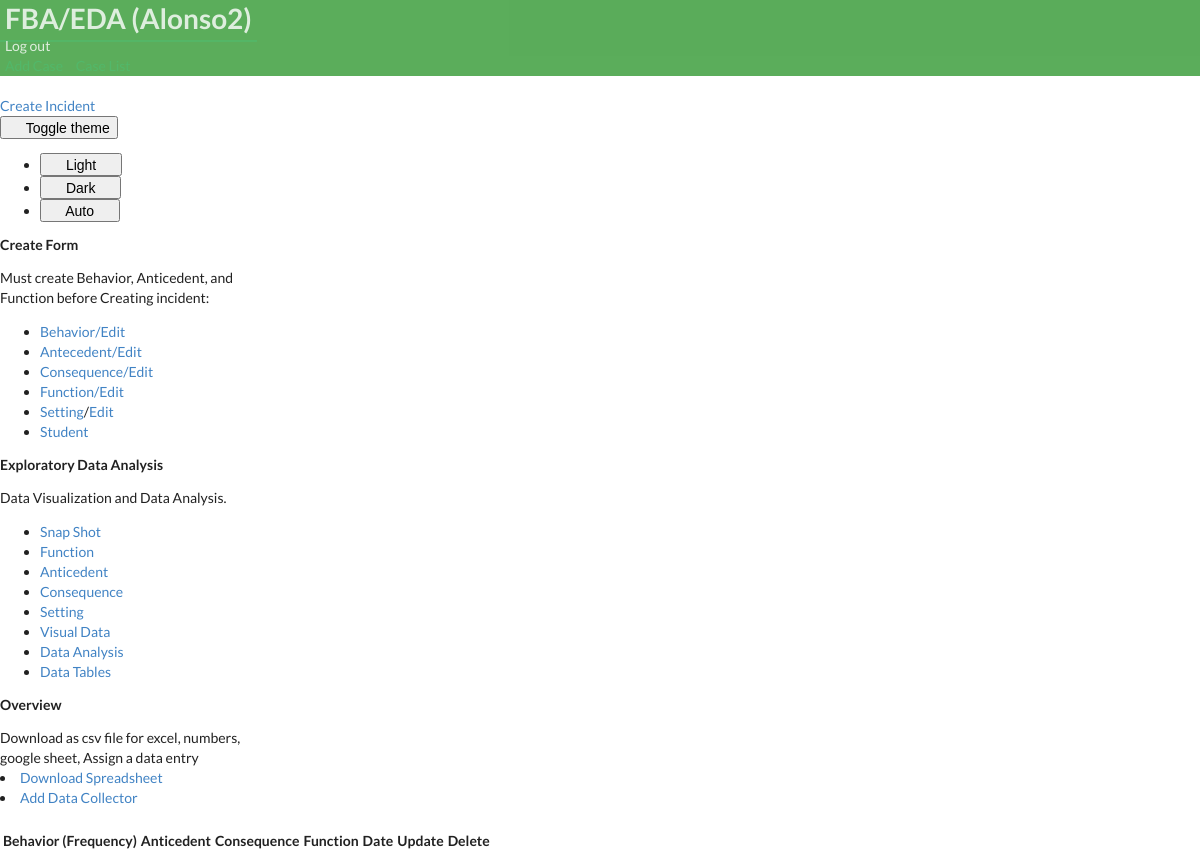
The page /dashboard/1/ (signed in) on the database as committed earlier.
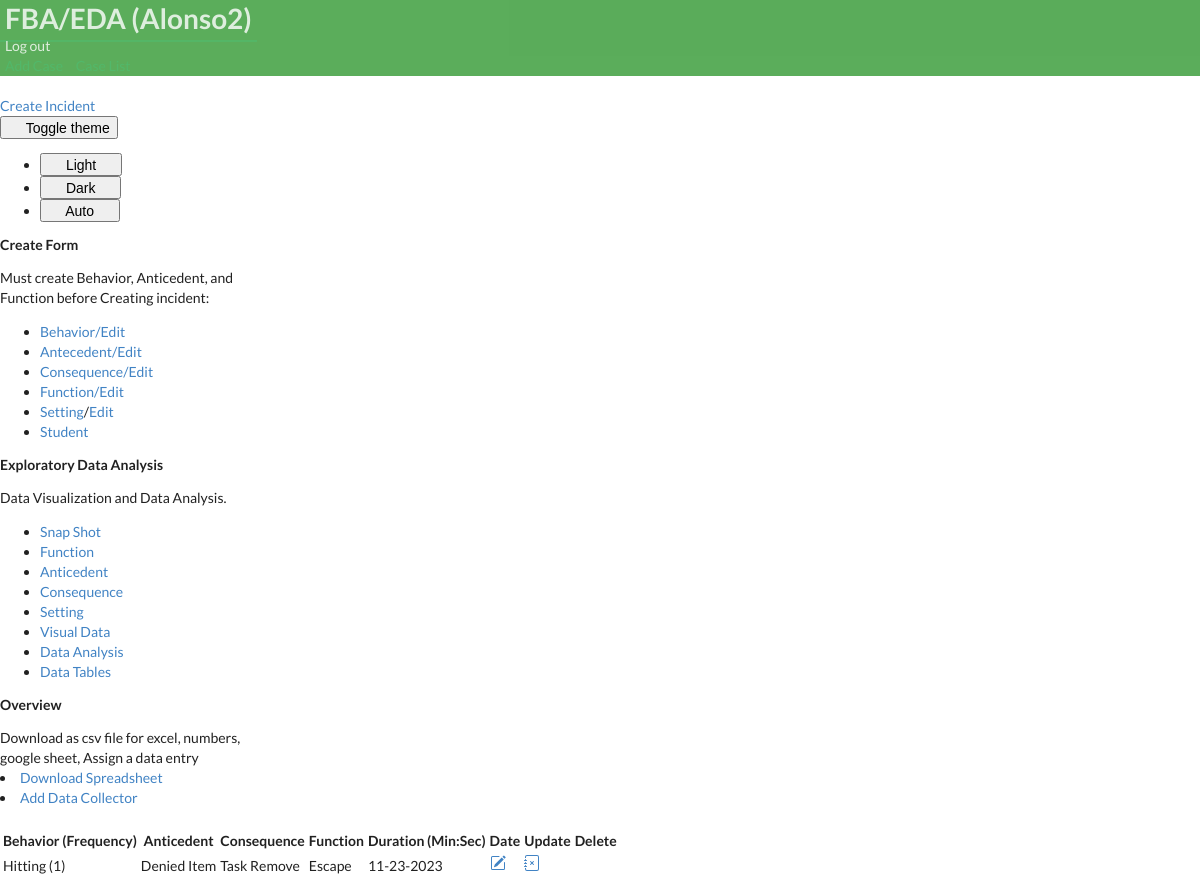
The same page on the database as committed later.
### bip/models.py (models this page shows, shortened)
class Case(models.Model):
        student= models.ForeignKey(Student,on_delete=models.CASCADE)
        behavior = models.ForeignKey(Behavior, on_delete=models.CASCADE)
        user = models.ForeignKey(User, on_delete=models.CASCADE, default=None)
        anticedent = models.ForeignKey(Anticedent,on_delete=models.CASCADE, verbose_name='Antecedent')
        function = models.ForeignKey(Function,on_delete=models.CASCADE)
        consequence = models.ForeignKey(Consequence,on_delete=models.CASCADE)
        enviroment = models.ForeignKey(Enviroment,on_delete=models.CASCADE, null=True, blank=True, verbose_name='Setting')
        date_created = models.DateField(null=True, blank=True, default=timezone.now)
        duration = models.PositiveIntegerField(null=True, blank=True, verbose_name='Duration')
        time = models.TimeField(null=True, blank=True)
        frequency = models.PositiveIntegerField(null=True, blank=True,  default=1, verbose_name='Frequency')
        class Meta:
            ordering = ['-date_created']

class Behavior(models.Model):
        behaviorincident = models.CharField(max_length=30,verbose_name= 'Behavior')
        behavior_definition = models.CharField(null=True, blank=True, max_length=1000,verbose_name= 'Behavior Definition')
        student= models.ForeignKey(Student,on_delete=models.CASCADE)
        user = models.ForeignKey(User, on_delete=models.CASCADE,  default=None)
        def __str__(self):
          return self.behaviorincident

class Anticedent(models.Model):
        anticedentincident = models.CharField(max_length=50,verbose_name= 'Anticedent', null=True, blank=True)
        student= models.ForeignKey(Student,on_delete=models.CASCADE)
        anticedent_definition = models.CharField(null=True, blank=True, max_length=1000)
        user = models.ForeignKey(User, on_delete=models.CASCADE,  default=None)
        def __str__(self):
          return self.anticedentincident

class Consequence(models.Model):
        behaviorconsequence = models.CharField(max_length=30, null=True, blank=True,verbose_name= 'Consequence')
        student= models.ForeignKey(Student,on_delete=models.CASCADE)
        user = models.ForeignKey(User, on_delete=models.CASCADE,  default=None)
        def __str__(self):
          return self.behaviorconsequence

class Function(models.Model):
        behaviorfunction = models.CharField(max_length=30, null=True, blank=True,verbose_name= 'Function')
        student= models.ForeignKey(Student,on_delete=models.CASCADE)
        user = models.ForeignKey(User, on_delete=models.CASCADE,  default=None)
        def __str__(self):
          return self.behaviorfunction

### bip/views.py (the view)
# urls.py: path('dashboard/<pk>/', views.dashboard, name='dashboard'),
@login_required(login_url='case_manager_login')
@user_passes_test(is_case_manager)
def dashboard(request, pk):
    student = get_object_or_404(Student, pk=pk)
    student_behaviors = student.case_set.all()
    student_duration = Case.objects.filter(student__id=pk).values('duration')
    firstduration = student_duration.first()
    behavior = Behavior.objects.all()
    context = {
    'student_behaviors':student_behaviors,
    "student":student,
    'student_duration':student_duration,
    'firstduration':firstduration,
               }
    return render(request, 'bip/dashboard.html',context, )

### bip/context_processors.py (called while the page is built)
def user_context(request):
    user = get_user(request)
    return {'user': user}

### bip/views.py (called while the page is built)
def is_case_manager(user):
    return user.groups.filter(name='CASE MANAGER').exists()

### bip/templates/bip/dashboard.html (shortened to what this page needs)
{% extends 'partials/base.html' %}
{% block content %}
<br>
<div class="container">
  <a class="btn btn-outline-info btn-sm btn-block" href="{% url 'bip:create_incident' student.id %}"
        >Create Incident</a>
<br/>
<div class="dropdown position-fixed bottom-0 end-0 mb-3 me-3 bd-mode-toggle">
  <button class="btn btn-bd-primary py-2 dropdown-toggle d-flex align-items-center"
          id="bd-theme"
          type="button"
          aria-expanded="false"
          data-bs-toggle="dropdown"
          aria-label="Toggle theme (auto)">
    <svg class="bi my-1 theme-icon-active" width="1em" height="1em"><use href="#circle-half"></use></svg>
    <span class="visually-hidden" id="bd-theme-text">Toggle theme</span>
  </button>
  <ul class="dropdown-menu dropdown-menu-end shadow" aria-labelledby="bd-theme-text">
    <li>
      <button type="button" class="dropdown-item d-flex align-items-center" data-bs-theme-value="light" aria-pressed="false">
        <svg class="bi me-2 opacity-50 theme-icon" width="1em" height="1em"><use href="#sun-fill"></use></svg>
        Light
        <svg class="bi ms-auto d-none" width="1em" height="1em"><use href="#check2"></use></svg>
      </button>
    </li>
    <li>
      <button type="button" class="dropdown-item d-flex align-items-center" data-bs-theme-value="dark" aria-pressed="false">
        <svg class="bi me-2 opacity-50 theme-icon" width="1em" height="1em"><use href="#moon-stars-fill"></use></svg>
        Dark
        <svg class="bi ms-auto d-none" width="1em" height="1em"><use href="#check2"></use></svg>
      </button>
    </li>
    <li>
      <button type="button" class="dropdown-item d-flex align-items-center active" data-bs-theme-value="auto" aria-pressed="true">
        <svg class="bi me-2 opacity-50 theme-icon" width="1em" height="1em"><use href="#circle-half"></use></svg>
        Auto
        <svg class="bi ms-auto d-none" width="1em" height="1em"><use href="#check2"></use></svg>
      </button>
    </li>
  </ul>
</div>
<div class="row">
  <div class="col-md">
    <div class="card card" style="width: 18rem;">
      <div class="card-body">
        <h5 class="card-title">Create Form</h5>
        <p class="card-text">Must create Behavior, Anticedent, and Function  before Creating incident:</p>
              <ul class="list-group list-group-flush">
                      <li class="list-group-item"><a  href="{% url 'bip:create_behavior' student.id %}" class="card-link">Behavior/</a><a href="{% url 'bip:edit_behavior' student.id %}" >Edit</a></li>
                      <li class="list-group-item"><a href="{% url 'bip:create_anticedent' student.id %}" class="card-link">Antecedent/</a><a href="{% url 'bip:edit_anticedent' student.id %}">Edit</a></li>
                      <li class="list-group-item"><a href="{% url 'bip:create_consequence' student.id %}" class="card-link">Consequence/</a><a href="{% url 'bip:edit_consequence' student.id %}">Edit</a></li>
                      <li class="list-group-item"><a  href="{% url 'bip:create_function' student.id %}" class="card-link">Function/</a><a  href="{% url 'bip:edit_function' student.id %}">Edit</a></li>
                      <li class="list-group-item"><a  href="{% url 'bip:create_setting' student.id %}" class="card-link">Setting</a>/<a  href="{% url 'bip:edit_setting' student.id %}">Edit</a></li>
                      <li class="list-group-item"><a  href="{% url 'bip:student_profile' student.id %}" class="card-link">Student</a></li>
              </ul>
    </div>
  </div>
</div>
  <div class="col-md">
    <div class="card card" style="width: 18rem;">
      <div class="card-body">
        <h5 class="card-title">Exploratory Data Analysis</h5>
        <p class="card-text"> Data Visualization and Data Analysis.</p>
      </div>
      <ul class="list-group list-group-flush">
        <li class="list-group-item"><a href="{% url 'bip:snapshot' student.id %}" class="card-link">Snap Shot</a></li>
        <li class="list-group-item"><a href="{% url 'bip:function' student.pk %}" class="card-link">Function</a></li>
        <li class="list-group-item"><a href="{% url 'bip:anticedent' student.pk %}" class="card-link">Anticedent</a></li>
        <li class="list-group-item"><a href="{% url 'bip:consequence' student.pk %}" class="card-link">Consequence</a></li>
        <li class="list-group-item"><a href="{% url 'bip:setting' student.pk %}" class="card-link">Setting</a></li>
        <li class="list-group-item"><a a href="{% url 'bip:chart' student.id %}" class="card-link">Visual Data</a></li>
       <li class="list-group-item"><a a href="{% url 'bip:filter_data' student.id %}" class="card-link">Data Analysis</a></li>
       <li class="list-group-item"><a a href="{% url 'bip:raw_data' student.id %}" class="card-link">Data Tables</a></li>
      </ul>
    </div>
  </div>
  <div class="col-md">
    <div class="card card" style="width: 18rem;">
      <div class="card-body">
        <h5 class="card-title">Overview</h5>
        <p class="card-text">Download as csv file for excel, numbers, google sheet, Assign a data entry</p>
      </div>
        <li class="list-group-item"><a href="{% url 'bip:export' student.id %}" class="card-link">Download Spreadsheet</a></li>
       <li class="list-group-item"><a  href="{% url 'bip:assign_data_entry' student.id %}">Add Data Collector</a></li>
    </div>
  </div>
</div>
<br>
<div class="row">
  <div class="col-md">
    <div class="card card-body">
      <table class="table table-striped">
        <tr>
          <th>Behavior (Frequency)</th>
          <th>Anticedent</th>
          <th>Consequence</th>
          <th>Function</th>
          {% for info in firstduration %}
          <th>Duration (Min:Sec)</th>
            {% endfor%}
          <th>Date</th>
          <th>Update</th>
          <th>Delete</th>
        </tr>
        {% for incident in student_behaviors %}
        <tr>
          <td>{{incident.behavior }}
            ({{incident.frequency }})</td>
          <td>{{incident.anticedent}}</td>
          <td>{{incident.consequence}}</td>
          <td>{{incident.function}}</td>
          <td>{{incident.date_created|date:'m-d-Y'}}</td>
          <td> <a class="btn btn-warning" href="{% url 'bip:updatepost' pk=incident.pk student_id=incident.student_id %}" ></a></td>
          <td> <a class="btn btn-danger" href="{% url 'bip:delete_post' pk=incident.pk  %}"></a></td>
           {% endfor%}
        </tr>
      </table>
    </div>
  </div>
</div>
</div>
{% endblock %}

### bip/templates/partials/base.html (shortened to what this page needs)
{% load static %}
<!DOCTYPE html>
<html lang="en">
  <head>
    <link
      rel="stylesheet"
      href="https://cdn.jsdelivr.net/npm/bootstrap@4.6.1/dist/css/bootstrap.min.css"integrity="sha384-zCbKRCUGaJDkqS1kPbPd7TveP5iyJE0EjAuZQTgFLD2ylzuqKfdKlfG/eSrtxUkn"crossorigin="anonymous"
    />
    <link rel="stylesheet" type='text/css' href="https://cdnjs.cloudflare.com/ajax/libs/semantic-ui/2.2.14/semantic.min.css">
    <link rel="stylesheet" type="text/css" href="{% static 'css/style.css' %} ">
  </head>
  <body>
    {% load crispy_forms_tags %}
    {% include 'partials/nav.html'%} {% block content %} {% endblock %}
  </body>
</html>

### bip/templates/partials/nav.html (shortened to what this page needs)
  <nav class="navbar navbar-dark ">
          <div class="navbar navbar-expand-lg">
                    {% if user.is_authenticated  %}
                    <div class="navbar-new">
                    <h1 class="logo"> <a class="colorwhite" href="">FBA/EDA ({{ user.username }})</a></h1>
          </div>
              <a class='colorwhite' class="nav-item nav-link" href="{% url 'bip:logout' %}"  >Log out</a>
          </div>
          <div class="navbar-nav ml-auto">
              <a class="nav-item nav-link" href="{% url 'bip:create_student' %}">Add Case</a>
              <a class="nav-item nav-link" href="{% url 'bip:for_user' username=user.username %}">Case List</a>
          </div>
        {% endif %}
</nav>

### staticfiles/static_cdn/static_root/css/style.css (style rules this page uses)
body { background: white; }
.navbar { opacity: 0.8; transition: 0.5s; background-color: #393; color: white; opacity: 0.8; transition: 0.5s; }
.navbar .colorwhite { color: white; ; text-decoration: none; padding: 5px; }
.nav-link { color: #28a745; text-decoration: none; padding: 5px; }

Rows that differ between the two databases and show on the page:
added Case: behavior "Hitting", frequency "1", anticedent "Denied Item", consequence "Task Remove", function "Escape", date_created "11-23-2023"
Other text that changed with them:
new list line: "Duration (Min:Sec)"
